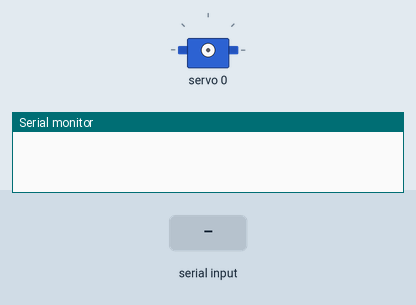
Simulated run of this sketch. Board: Arduino Uno, built with avr-gcc and run on an emulated ATmega328P. On the bench: servo, the last lines printed to the serial monitor. The test bench sets the inputs (shaded band).

Above: at 1.2 s.
1.3 s: "L\n" received over Serial
At 1.61 s:
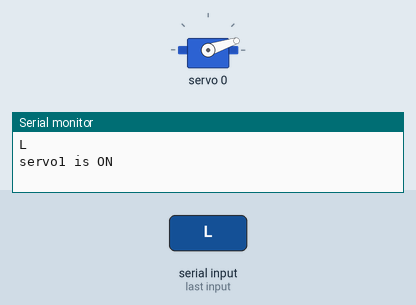
At 1.97 s:
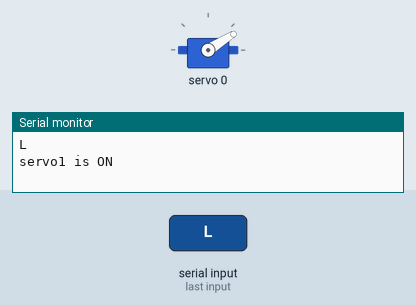
4.3 s: byte 75 ('K') received over Serial
At 5.89 s:
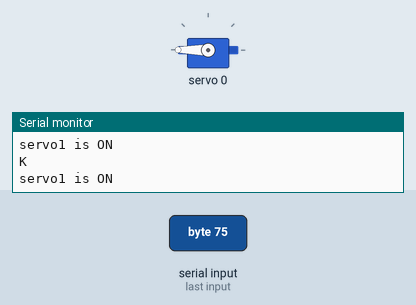
Timing chart, 0 to 11.9 s (numbered marks = the images above; inputs shaded):
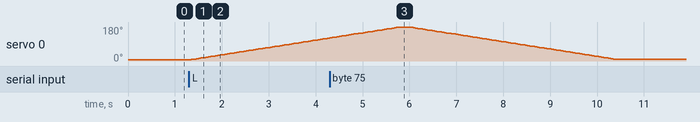

The sketch:

servo.ino
```cpp
char data =0;
#include <Wire.h>
#include <Adafruit_PWMServoDriver.h>

Adafruit_PWMServoDriver pwm = Adafruit_PWMServoDriver();
#define SERVOMIN  150
#define SERVOMAX  600
uint8_t servonum = 0;

void setup()
{
  Serial.begin(9600);
  pwm.begin();
  pwm.setPWMFreq(60);
  delay(10);
}
void loop()
{
 if (Serial.available() >0)
  {
    data = Serial.read();
    Serial.print(data);
    Serial.print("\n");

    if (data=='L')
    {
      Serial.println("servo1 is ON");
      int i=0;
       for (i=0;i<180;i+=2)
    {
       int pulselen= map(i,0,180,SERVOMIN,SERVOMAX);
       pwm.setPWM(servonum, 0, pulselen);
       delay(50);
    }
  }
   else if (data=='K')
     {
      Serial.println("servo1 is ON");
      int j=180;
      for (j=180;j>0;j-=2)
     {
        int pulselen= map(j,0,180,SERVOMIN,SERVOMAX);
        pwm.setPWM(servonum, 0, pulselen);
        delay(50);
     }
   }
  }
}
```

Measured:
- after the input at 1.3 s, servo 0: moves from 6° to 123° over 2.9 s, starting after 0.05 s
